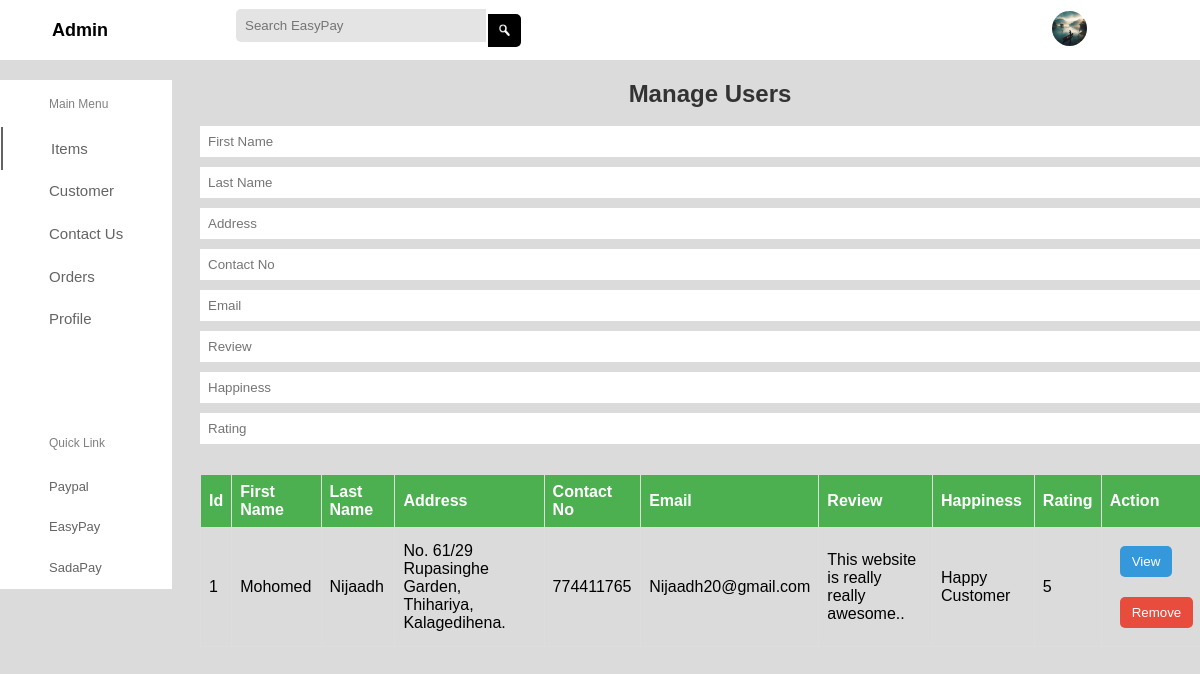
Page /ADMIN/services/customermanage.php on the committed database.
### tables this page shows
CREATE TABLE `customer` (
  `id` int(150) NOT NULL,
  `firstName` varchar(255) NOT NULL,
  `lastName` varchar(255) NOT NULL,
  `email` varchar(255) NOT NULL,
  `address` varchar(255) NOT NULL,
  `contactNo` int(20) NOT NULL,
  `password` varchar(50) NOT NULL,
  `review` varchar(255) DEFAULT NULL,
  `rating` int(6) DEFAULT NULL,
  `hapiness` varchar(100) DEFAULT NULL,
  `image` longblob DEFAULT NULL
);

### ADMIN/services/customermanage.php (the view, shortened to what this page needs)
<?php
include"../config/dbConnection.php";
?>
<?php
$sql="SELECT * FROM customer";
$result=mysqli_query($conn,$sql);
?>
<!DOCTYPE html>
<html lang="en">
<head>
    <link rel="stylesheet"   href="admin.css">
</head>
<body>
    <?php include 'adminDash.php'; ?>
    <div class="main">
<div>
<form  method="post">
 <h2>Manage Users</h2>
<br>
 <div class="dep">
 <input type="text" id="FName" name="FName" placeholder="First Name" required>
 <input type="text" id="LName" name="LName" placeholder="Last Name" required>
 <input type="text" id="Address" name="Address"  placeholder="Address" required>
 <input type="text" id="ContactNo" name="ContactNo" placeholder="Contact No" required>
 <input type="text" id="Email" name="Email" placeholder="Email" required>
 <input type="text" id="Review" name="Review" placeholder="Review" required>
 <input type="text" id="Happiness" name="Happiness" placeholder="Happiness" required>
 <input type="text" id="Rating" name="Rating" placeholder="Rating" required>
 </div>
</form>
</div>
<div class="data-table-container">
<table class="data-table">
<thead>
<tr>
<th>Id</th>
 <th>First Name</th>
 <th>Last Name</th>
 <th>Address</th>
 <th>Contact No</th>
 <th>Email</th>
 <th>Review</th>
 <th>Happiness</th>
 <th>Rating</th>
 <th>Action</th>
</tr>
</thead>
<tbody>
<?php
if($result){
while($row=mysqli_fetch_assoc($result)){
$customerId=$row['id'];
$customerFName=$row['firstName'];
$customerLName=$row['lastName'];
$customerAddress=$row['address'];
$customerContactNo=$row['contactNo'];
$customerEmail=$row['email'];
$customerReview=$row['review'];
$customerHapiness=$row['hapiness'];
$customerRating=$row['rating'];
echo"<tr>
<td>$customerId</td>
<td>$customerFName</td>
<td>$customerLName</td>
<td>$customerAddress</td>
<td>$customerContactNo</td>
<td>$customerEmail</td>
<td>$customerReview</td>
<td>$customerHapiness</td>
<td>$customerRating</td>
<td>
<a href='delupd.php?updId= $customerId>'>
<button class='update'>View</button>
<a href='delupd.php?delId= $customerId>'>
<button class='delete'>Remove</button>
</a>
</td>
<tr>";
}
}
else{
}
?>
</tbody>
</table>
</div>
       </div>
</body>
</html>

### ADMIN/services/admin.css (style rules this page uses)
* { margin: 0; padding: 0; border: none; outline: none; text-decoration: none; box-sizing: border-box; font-family: "Poppins", sans-serif; }
body { background: rgb(219, 219, 219); }
.main { z-index: -1; position: relative; margin-left: 200px; width: 85%; height: auto; margin-bottom: 10px; }
.promo_card h1, .promo_card span, button { margin: 10px; }

### ADMIN/services/customermanage.php (style rules this page uses)
h2 { text-align: center; color: #333; }
.dep { margin-bottom: 15px; }
input { width: 100%; padding: 8px; margin-bottom: 10px; box-sizing: border-box; }
button { background-color: #4caf50; color: white; padding: 10px 15px; border: none; border-radius: 5px; cursor: pointer; }
.data-table-container { margin-top: 20px; }
.data-table { width: 100%; border-collapse: collapse; margin-top: 10px; }
.data-table th, .data-table td { border: 1px solid #ddd; padding: 8px; text-align: left; }
.data-table th { background-color: #4caf50; color: white; }
td button { padding: 8px 12px; border: none; border-radius: 5px; cursor: pointer; text-decoration: none; display: inline-block; }
td button.update { background-color: #3498db; color: white; }
td button.delete { background-color: #e74c3c; color: white; }

### rows in the picture
customer: id "1", firstName "Mohomed", lastName "Nijaadh", address "No. 61/29 Rupasinghe Garden, Thihariya, Kalagedihena.", contactNo "774411765", email "Nijaadh20@gmail.com", review "This website is really really awesome..", hapiness "Happy Customer", rating "5"
